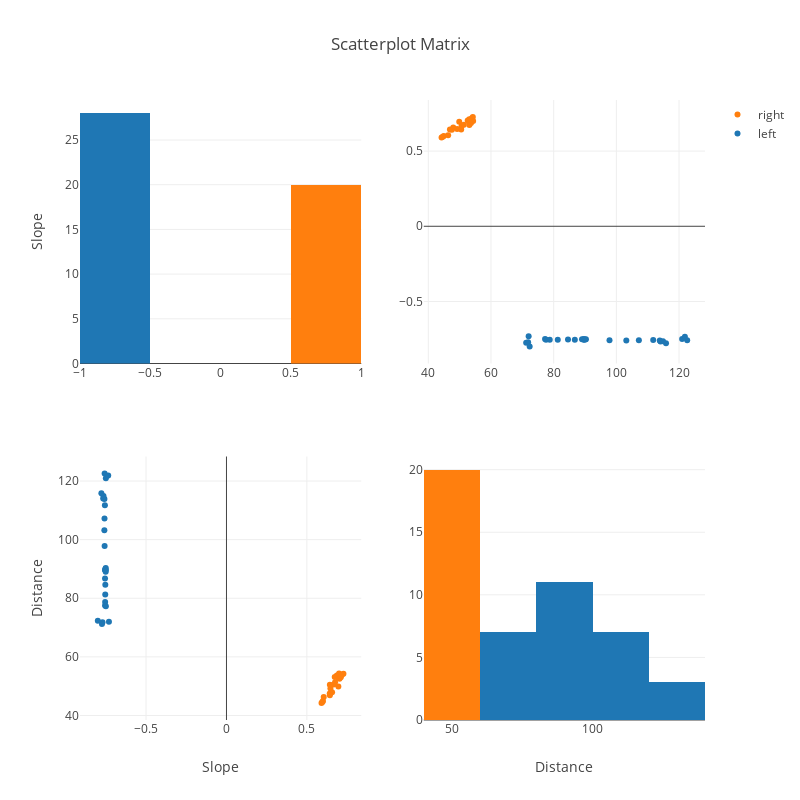

Notebook code for this chart:
### Markdown cell above
# Visualize useful line features

### Code cell
color_selector_obj.viz_line_features()

### Figure 1 — Plotly figure (JSON) as saved in the notebook; plotly's stock layout.template omitted (floating-point values rounded to 4 significant figures)
{"data": [{"marker": {"color": "rgb(31, 119, 180)"}, "showlegend": false, "type": "histogram", "x": [-0.7552, -0.7525, -0.751, -0.7532, -0.7538, -0.7518, -0.7593, -0.7508, -0.7537, -0.7559, -0.755, -0.7708, -0.7308, -0.7589, -0.75, -0.7576, -0.7584, -0.7535, -0.7544, -0.7534, -0.7578, -0.7778, -0.7647, -0.7742, -0.75, -0.7353, -0.7667, -0.8], "xaxis": "x1", "yaxis": "y1"}, {"marker": {"color": "rgb(255, 127, 14)"}, "showlegend": false, "type": "histogram", "x": [0.697, 0.6667, 0.6, 0.642, 0.7027, 0.6863, 0.6567, 0.7179, 0.6463, 0.5962, 0.6429, 0.7273, 0.7, 0.5909, 0.6753, 0.6047, 0.7111, 0.6957, 0.6731, 0.6429], "xaxis": "x1", "yaxis": "y1"}, {"marker": {"color": "rgb(31, 119, 180)", "size": 6}, "mode": "markers", "name": "left", "showlegend": true, "type": "scatter", "x": [86.75, 90.07, 89.04, 89.75, 81.3, 89.5, 103.2, 90.29, 89.55, 111.8, 77.54, 71.85, 72.01, 113.8, 121.0, 122.6, 107.2, 89.66, 78.74, 84.57, 97.81, 115.8, 114.9, 71.22, 77.24, 121.9, 114.1, 72.34], "xaxis": "x2", "y": [-0.7552, -0.7525, -0.751, -0.7532, -0.7538, -0.7518, -0.7593, -0.7508, -0.7537, -0.7559, -0.755, -0.7708, -0.7308, -0.7589, -0.75, -0.7576, -0.7584, -0.7535, -0.7544, -0.7534, -0.7578, -0.7778, -0.7647, -0.7742, -0.75, -0.7353, -0.7667, -0.8], "yaxis": "y2"}, {"marker": {"color": "rgb(255, 127, 14)", "size": 6}, "mode": "markers", "name": "right", "showlegend": true, "type": "scatter", "x": [52.89, 50.61, 44.94, 47.53, 52.57, 53.63, 47.96, 53.9, 49.19, 44.61, 46.9, 54.2, 54.31, 44.23, 51.34, 46.33, 53.08, 49.87, 53.11, 50.5], "xaxis": "x2", "y": [0.697, 0.6667, 0.6, 0.642, 0.7027, 0.6863, 0.6567, 0.7179, 0.6463, 0.5962, 0.6429, 0.7273, 0.7, 0.5909, 0.6753, 0.6047, 0.7111, 0.6957, 0.6731, 0.6429], "yaxis": "y2"}, {"marker": {"color": "rgb(31, 119, 180)", "size": 6}, "mode": "markers", "name": "left", "showlegend": false, "type": "scatter", "x": [-0.7552, -0.7525, -0.751, -0.7532, -0.7538, -0.7518, -0.7593, -0.7508, -0.7537, -0.7559, -0.755, -0.7708, -0.7308, -0.7589, -0.75, -0.7576, -0.7584, -0.7535, -0.7544, -0.7534, -0.7578, -0.7778, -0.7647, -0.7742, -0.75, -0.7353, -0.7667, -0.8], "xaxis": "x3", "y": [86.75, 90.07, 89.04, 89.75, 81.3, 89.5, 103.2, 90.29, 89.55, 111.8, 77.54, 71.85, 72.01, 113.8, 121.0, 122.6, 107.2, 89.66, 78.74, 84.57, 97.81, 115.8, 114.9, 71.22, 77.24, 121.9, 114.1, 72.34], "yaxis": "y3"}, {"marker": {"color": "rgb(255, 127, 14)", "size": 6}, "mode": "markers", "name": "right", "showlegend": false, "type": "scatter", "x": [0.697, 0.6667, 0.6, 0.642, 0.7027, 0.6863, 0.6567, 0.7179, 0.6463, 0.5962, 0.6429, 0.7273, 0.7, 0.5909, 0.6753, 0.6047, 0.7111, 0.6957, 0.6731, 0.6429], "xaxis": "x3", "y": [52.89, 50.61, 44.94, 47.53, 52.57, 53.63, 47.96, 53.9, 49.19, 44.61, 46.9, 54.2, 54.31, 44.23, 51.34, 46.33, 53.08, 49.87, 53.11, 50.5], "yaxis": "y3"}, {"marker": {"color": "rgb(31, 119, 180)"}, "showlegend": false, "type": "histogram", "x": [86.75, 90.07, 89.04, 89.75, 81.3, 89.5, 103.2, 90.29, 89.55, 111.8, 77.54, 71.85, 72.01, 113.8, 121.0, 122.6, 107.2, 89.66, 78.74, 84.57, 97.81, 115.8, 114.9, 71.22, 77.24, 121.9, 114.1, 72.34], "xaxis": "x4", "yaxis": "y4"}, {"marker": {"color": "rgb(255, 127, 14)"}, "showlegend": false, "type": "histogram", "x": [52.89, 50.61, 44.94, 47.53, 52.57, 53.63, 47.96, 53.9, 49.19, 44.61, 46.9, 54.2, 54.31, 44.23, 51.34, 46.33, 53.08, 49.87, 53.11, 50.5], "xaxis": "x4", "yaxis": "y4"}], "layout": {"barmode": "stack", "height": 800, "showlegend": true, "title": "Scatterplot Matrix", "width": 800, "xaxis1": {"anchor": "y1", "domain": [0, 0.45]}, "xaxis2": {"anchor": "y2", "domain": [0.55, 1]}, "xaxis3": {"anchor": "y3", "domain": [0, 0.45], "title": "Slope"}, "xaxis4": {"anchor": "y4", "domain": [0.55, 1], "title": "Distance"}, "yaxis1": {"anchor": "x1", "domain": [0.575, 1], "title": "Slope"}, "yaxis2": {"anchor": "x2", "domain": [0.575, 1]}, "yaxis3": {"anchor": "x3", "domain": [0, 0.425], "title": "Distance"}, "yaxis4": {"anchor": "x4", "domain": [0, 0.425]}}}
